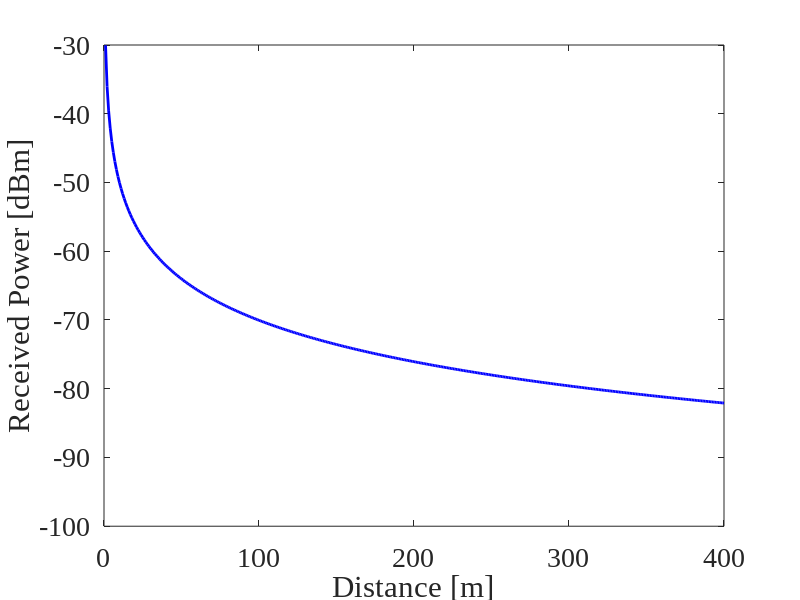

Reproduce this figure in MATLAB.
% パラメータ設定
Tp = 10; % 送信電力 [dBm]
f = 2.4 * 10^9; % 周波数 [Hz]
c = 3 * 10^8; % 光速 [m/s]
d = 1:400; % 1m から 500m までの距離 [m]

% 波長の計算
lambda = c / f;

% 自由空間伝搬損失 (FSPL) の計算 [dB]
Lfs = 20 * log10(4 * pi * d / lambda);

% 受信電力の計算
pt = Tp - Lfs;

% プロット設定
figure('Position', [100, 100, 800, 500]); % ウィンドウサイズ指定
hold on;

% 受信電力のプロット
plot(d, pt, 'b', 'LineWidth', 2); % 青色の線

% 軸ラベル
xlabel('Distance [m]', 'FontSize', 20, 'FontName', 'Times New Roman');
ylabel('Received Power [dBm]', 'FontSize', 20, 'FontName', 'Times New Roman');

% 軸の設定
set(gca, 'FontSize', 20, 'FontName', 'Times New Roman');
grid off; % グリッドを表示
box on; % 枠線を表示

% 軸目盛設定
yticks(-100:10:-30); % y軸の目盛を10刻み
xticks(0:100:400); % x軸の目盛を100刻み

% y軸の範囲設定
ylim([-100 -30]);

hold off;
